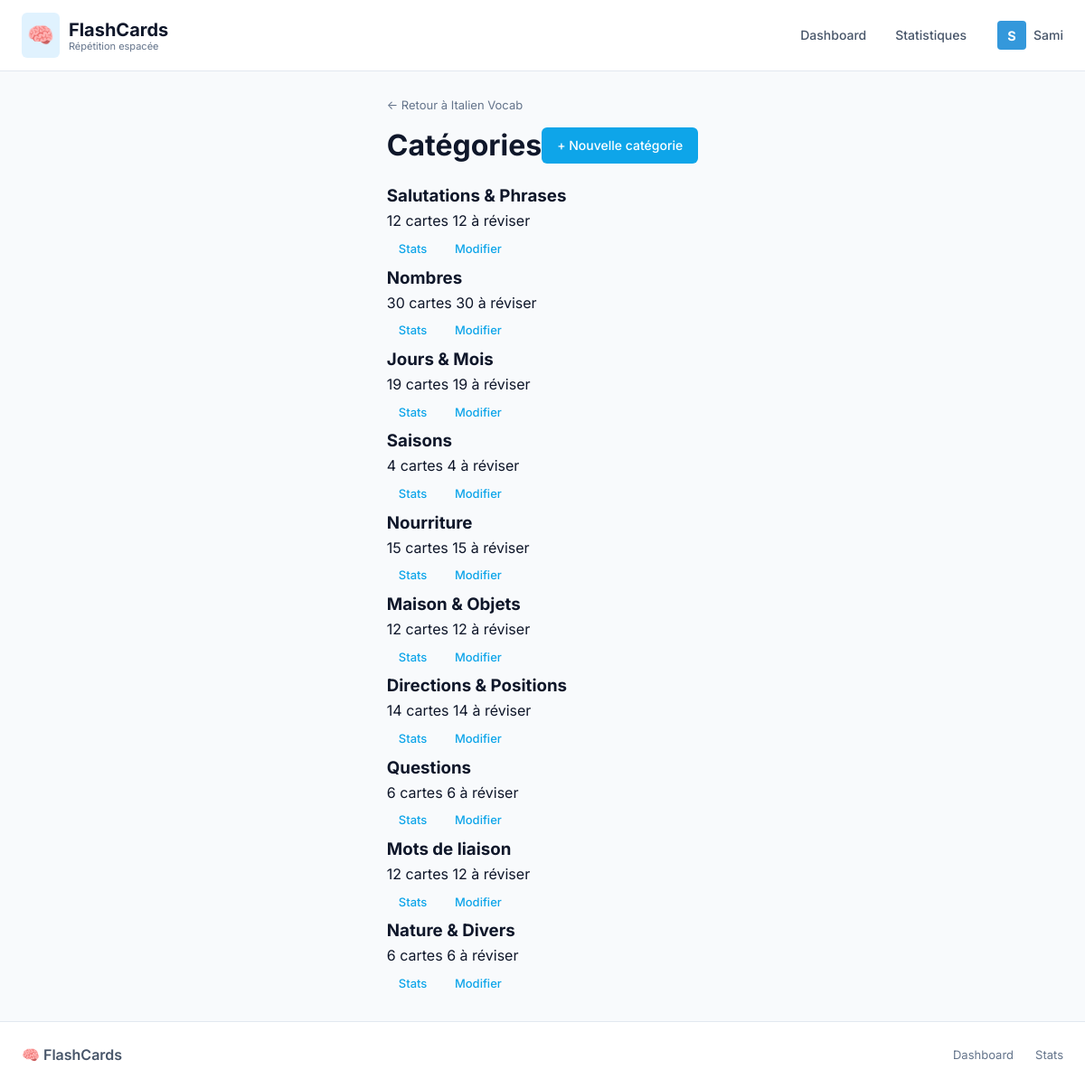
Screenshot of /categories/deck/1 (signed in) with the database file from the repository.
### app/models.py (models this page shows, shortened)
class User(db.Model):
    id = db.Column(db.Integer, primary_key=True)
    username = db.Column(db.String(80), unique=True, nullable=False)
    password_hash = db.Column(db.String(128))  # Optional password
    is_pro = db.Column(db.Boolean, default=False)
    avatar_color = db.Column(db.String(7), default='#3498db')
    created_at = db.Column(db.DateTime, default=datetime.utcnow)
    decks = db.relationship('Deck', backref='user', lazy=True, cascade='all, delete-orphan')

class Deck(db.Model):
    id = db.Column(db.Integer, primary_key=True)
    user_id = db.Column(db.Integer, db.ForeignKey('user.id'), nullable=False)
    name = db.Column(db.String(200), nullable=False)
    description = db.Column(db.Text)
    created_at = db.Column(db.DateTime, default=datetime.utcnow)
    cards = db.relationship('Card', backref='deck', lazy=True, cascade='all, delete-orphan')
    categories = db.relationship('Category', backref='deck', lazy=True, cascade='all, delete-orphan')

class Category(db.Model):
    id = db.Column(db.Integer, primary_key=True)
    deck_id = db.Column(db.Integer, db.ForeignKey('deck.id'), nullable=False)
    name = db.Column(db.String(100), nullable=False)
    color = db.Column(db.String(7), default='#3498db')  # Hex color
    def get_stats(self):
        total = len(self.cards)
        if total == 0:
            return {'total': 0, 'due': 0, 'new': 0, 'learning': 0, 'mastered': 0}
        now = datetime.utcnow()
        due = sum(1 for c in self.cards if c.next_review and c.next_review <= now)
        new = sum(1 for c in self.cards if c.repetitions == 0)
        learning = sum(1 for c in self.cards if 0 < c.repetitions < 5)
        mastered = sum(1 for c in self.cards if c.repetitions >= 5)
        return {
            'total': total,
            'due': due,
            'new': new,
            'learning': learning,
            'mastered': mastered
        }

### app/routes/categories.py (the view)
@bp.route('/deck/<int:deck_id>')
def list_categories(deck_id):
    deck = Deck.query.get_or_404(deck_id)
    if deck.user_id != g.user.id:
        return redirect(url_for('main.index'))
    return render_template('categories/list.html', deck=deck)

### app/routes/auth.py (called while the page is built)
@bp.before_app_request
def load_logged_in_user():
    user_id = session.get('user_id')
    if user_id is None:
        g.user = None
    else:
        g.user = User.query.get(user_id)

### app/routes/categories.py (called while the page is built)
@bp.before_request
def login_required():
    if not g.user:
        return redirect(url_for('auth.profiles'))

### app/templates/categories/list.html (shortened to what this page needs)
{% extends 'base.html' %}
{% block content %}
<div class="categories-page">
    <a href="{{ url_for('decks.view_deck', deck_id=deck.id) }}" class="back-link">← Retour à {{ deck.name }}</a>
    <div class="section-header">
        <h1>Catégories</h1>
        <a href="{{ url_for('categories.new_category', deck_id=deck.id) }}" class="btn btn-primary">+ Nouvelle
            catégorie</a>
    </div>
    {% if deck.categories %}
    <div class="category-grid">
        {% for category in deck.categories %}
        {% set stats = category.get_stats() %}
        <div class="category-card" style="border-left-color: {{ category.color }}">
            <h3>{{ category.name }}</h3>
            <div class="category-stats">
                <span>{{ stats.total }} cartes</span>
                <span>{{ stats.due }} à réviser</span>
            </div>
            <div class="category-actions">
                <a href="{{ url_for('categories.category_stats', category_id=category.id) }}"
                    class="btn btn-sm">Stats</a>
                <a href="{{ url_for('categories.edit_category', category_id=category.id) }}"
                    class="btn btn-sm">Modifier</a>
            </div>
        </div>
        {% endfor %}
    </div>
    {% else %}
    <div class="empty-state">
        <p>Aucune catégorie dans ce paquet.</p>
        <a href="{{ url_for('categories.new_category', deck_id=deck.id) }}" class="btn btn-primary">Créer une
            catégorie</a>
    </div>
    {% endif %}
</div>
{% endblock %}

### app/templates/base.html (shortened to what this page needs)
<!DOCTYPE html>
<html lang="fr">
<head>
    <link rel="stylesheet" href="{{ url_for('static', filename='css/style.css') }}">
</head>
<body>
    <nav class="navbar">
        <div class="navbar-inner">
            <div class="nav-brand">
                <a href="{{ url_for('main.index') }}">
                    <span class="logo-icon">🧠</span>
                    <span class="brand-text">
                        FlashCards
                        <small>Répétition espacée</small>
                    </span>
                </a>
            </div>
            <ul class="nav-links">
                <li><a href="{{ url_for('main.index') }}"
                        class="{% if request.endpoint == 'main.index' %}active{% endif %}">
                        Dashboard
                    </a></li>
                <li><a href="{{ url_for('stats.global_stats') }}"
                        class="{% if 'stats' in request.endpoint %}active{% endif %}">
                        Statistiques
                    </a></li>
                {% if g.user %}
                <li style="margin-left: 1rem; display: flex; align-items: center;">
                    <a href="{{ url_for('auth.profiles') }}"
                        style="padding: 0; display: flex; align-items: center; gap: 0.5rem;" title="Changer de profil">
                        <div
                            style="width: 32px; height: 32px; border-radius: 4px; background-color: {{ g.user.avatar_color }}; color: white; display: flex; align-items: center; justify-content: center; font-weight: bold; font-size: 0.9rem;">
                            {{ g.user.username[0]|upper }}
                        </div>
                        <span style="font-weight: 500;">{{ g.user.username }}</span>
                    </a>
                </li>
                {% endif %}
            </ul>
        </div>
    </nav>
    <main class="container">
        {% block content %}{% endblock %}
    </main>
    <footer class="footer">
        <div class="footer-inner">
            <div class="footer-brand">🧠 FlashCards</div>
            <div class="footer-links">
                <a href="{{ url_for('main.index') }}">Dashboard</a>
                <a href="{{ url_for('stats.global_stats') }}">Stats</a>
            </div>
        </div>
    </footer>
</body>
</html>

### app/static/css/style.css (style rules this page uses)
:root { --primary: #0ea5e9; --primary-dark: #0284c7; --primary-light: #38bdf8; --primary-subtle: #e0f2fe; --accent: #14b8a6; --accent-light: #5eead4; --success: #22c55e; --success-light: #86efac; --danger: #f43f5e; --danger-light: #fda4af; --warning: #eab308; --info: #06b6d4; --dark: #0f172a; --dark-secondary: #1e293b; --gray-900: #334155; --gray-700: #475569; --gray-500: #64748b; --gray-400: #94a3b8; --gray-300: #cbd5e1; --gray-200: #e2e8f0; --gray-100: #f1f5f9; --gray-50: #f8fafc; --white: #ffffff; --stat-due: #f43f5e; --stat-new: #0ea5e9; --stat-learning: #eab308; --stat-mastered: #22c55e; --radius: 10px; --radius-lg: 14px; --radius-sm: 6px; --shadow-sm: 0 1px 2px rgba(0, 0, 0, 0.05); --shadow: 0 1px 3px rgba(0, 0, 0, 0.1), 0 1px 2px rgba(0, 0, 0, 0.06); --shadow-md: 0 4px 6px -1px rgba(0, 0, 0, 0.1), 0 2px 4px -1px rgba(0, 0, 0, 0.06); --shadow-lg: 0 10px 15px -3px rgba(0, 0, 0, 0.1), 0 4px 6px -2px rgba(0, 0, 0, 0.05); }
* { box-sizing: border-box; margin: 0; padding: 0; }
body { font-family: 'Inter', -apple-system, BlinkMacSystemFont, 'Segoe UI', Roboto, sans-serif; background: var(--gray-50); color: var(--dark); line-height: 1.6; min-height: 100vh; display: flex; flex-direction: column; }
a { color: var(--primary); text-decoration: none; }
.navbar { background: var(--white); border-bottom: 1px solid var(--gray-200); position: sticky; top: 0; z-index: 100; }
.navbar-inner { max-width: 1200px; margin: 0 auto; padding: 0.875rem 1.5rem; display: flex; justify-content: space-between; align-items: center; }
.nav-brand a { color: var(--dark); text-decoration: none; font-size: 1.25rem; font-weight: 700; display: flex; align-items: center; gap: 0.625rem; }
.nav-brand .logo-icon { font-size: 1.5rem; background: var(--primary-subtle); padding: 0.375rem; border-radius: var(--radius-sm); }
.nav-brand .brand-text { display: flex; flex-direction: column; line-height: 1.2; }
.nav-brand .brand-text small { font-size: 0.6875rem; font-weight: 400; color: var(--gray-500); }
.nav-links { list-style: none; display: flex; gap: 0.25rem; }
.nav-links a { color: var(--gray-700); text-decoration: none; padding: 0.5rem 0.875rem; border-radius: var(--radius-sm); transition: all 0.15s ease; display: flex; align-items: center; gap: 0.375rem; font-size: 0.875rem; font-weight: 500; }
.container { max-width: 1100px; margin: 0 auto; padding: 1.5rem; flex: 1; }
.footer { background: var(--white); color: var(--gray-500); border-top: 1px solid var(--gray-200); margin-top: auto; }
.footer-inner { max-width: 1200px; margin: 0 auto; padding: 1.5rem; display: flex; justify-content: space-between; align-items: center; flex-wrap: wrap; gap: 1rem; }
.footer-brand { display: flex; align-items: center; gap: 0.5rem; font-weight: 600; color: var(--gray-700); }
.footer-links { display: flex; gap: 1.5rem; }
.footer-links a { color: var(--gray-500); font-size: 0.8125rem; }
.btn { display: inline-flex; align-items: center; justify-content: center; gap: 0.375rem; padding: 0.5rem 1rem; border: 1px solid transparent; border-radius: var(--radius-sm); cursor: pointer; text-decoration: none; font-size: 0.875rem; font-weight: 500; transition: all 0.15s ease; text-align: center; }
.btn-primary { background: var(--primary); color: var(--white); }
.btn-sm { padding: 0.375rem 0.75rem; font-size: 0.8125rem; }
.section-header { display: flex; justify-content: space-between; align-items: center; margin-bottom: 1rem; }
.back-link { color: var(--gray-500); text-decoration: none; display: inline-flex; align-items: center; gap: 0.25rem; margin-bottom: 0.5rem; font-size: 0.8125rem; }
.btn, .review-btn, .flashcard, .option-item { -webkit-user-select: none; user-select: none; }

### rows the page displays
User: user "S", user.username "Sami"
Deck: name "Italien Vocab"
Category: name "Salutations & Phrases", total "12", due "12"
Category: name "Nombres", total "30", due "30"
Category: name "Jours & Mois", total "19", due "19"
Category: name "Saisons", total "4", due "4"
Category: name "Nourriture", total "15", due "15"
Category: name "Maison & Objets", total "12", due "12"
Category: name "Directions & Positions", total "14", due "14"
Category: name "Questions", total "6", due "6"
Category: name "Mots de liaison", total "12", due "12"
Category: name "Nature & Divers", total "6", due "6"
